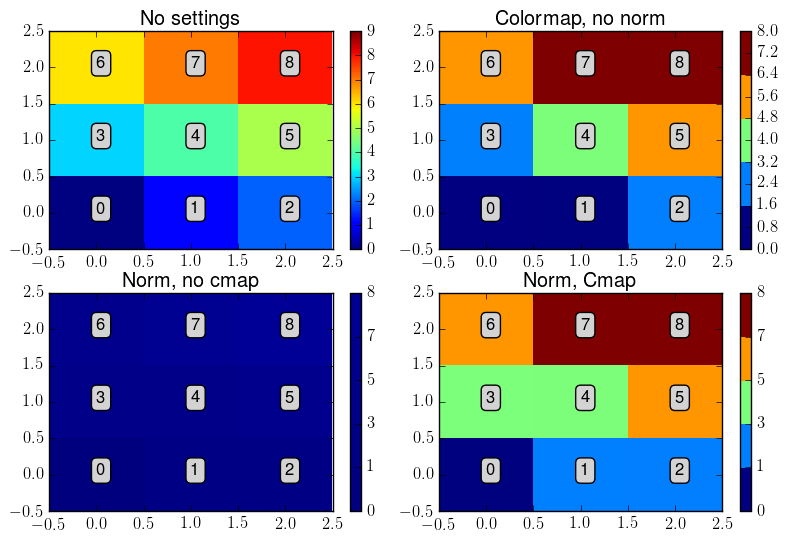

Python code for this plot:

# Example for discrete color mapping

import numpy as np
import pylab as plt
import matplotlib._cm
import envtoolkit.colors 

# function for adding text within the panels
def adding_text():
    """ Function for adding the text """
    for i in range(0, 3):
        for j in range(0, 3):
            plt.text(i, j, str(z[j, i]), bbox=bbox_props)

# Defining some plot parameters for the imshow function
plt.rcParams['image.cmap'] = 'jet'
plt.rcParams['image.interpolation'] = 'none'
plt.rcParams['image.origin'] = 'lower'

# defining the box settings for text display
bbox_props = dict(boxstyle="round,pad=0.3", fc="lightgray", ec="k", lw=1)

# creation of the data array
z = np.arange(0, 9)
z = np.reshape(z, (3,3))

# defining the number of colors and the boundaries
ncolors = 5
boundaries = np.array([0, 1, 3, 5, 7, 8])

# defining of a new jet colormap
cmap_jet_ncolors = envtoolkit.colors.subspan_default_cmap("jet", ncolors)

# defining the normalisation of the imshow function
norm = envtoolkit.colors.make_boundary_norm(ncolors, boundaries)

# Initialisation the figure 
plt.figure()
plt.subplots_adjust(left=0.05, right=0.98, wspace=0.1, hspace=0.2)

# Drawing the data with no change in cmap and norm (UNCORRECT) 
ax = plt.subplot(2, 2, 1)
cs = plt.imshow(z)
plt.title('No settings')
cs.set_clim(0, 9)
plt.colorbar(cs)
adding_text()

# Drawing the data with no change in norm (UNCORRECT)
ax = plt.subplot(2, 2, 2)
cs = plt.imshow(z, cmap=cmap_jet_ncolors)
plt.title('Colormap, no norm')
plt.colorbar(cs)
adding_text()

# Drawing the data with no change in cmap (UNCORRECT)
ax = plt.subplot(2, 2, 3)
cs = plt.imshow(z, norm=norm)
plt.title('Norm, no cmap')
plt.colorbar(cs)
adding_text()

# Drawing the data with changes in both cmap and norm (CORRECT)
ax = plt.subplot(2, 2, 3)
ax = plt.subplot(2, 2, 4)
cs = plt.imshow(z, cmap=cmap_jet_ncolors, norm=norm)
plt.title('Norm, Cmap')
plt.colorbar(cs)
adding_text()

plt.savefig("figure_col_norm.png", bbox_inches='tight')
